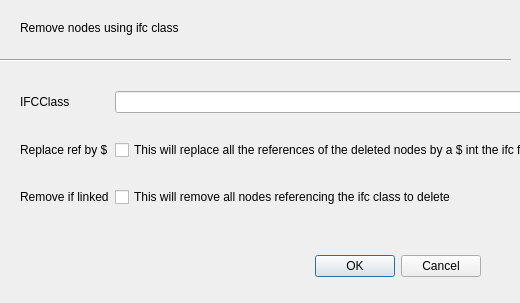
<?xml version="1.0" encoding="UTF-8"?>
<ui version="4.0">
 <class>RemoveBytypeDialog</class>
 <widget class="QDialog" name="RemoveBytypeDialog">
  <property name="geometry">
   <rect>
    <x>0</x>
    <y>0</y>
    <width>520</width>
    <height>303</height>
   </rect>
  </property>
  <property name="windowTitle">
   <string>Remove nodes by ifc class</string>
  </property>
  <widget class="QDialogButtonBox" name="buttonBox">
   <property name="geometry">
    <rect>
     <x>140</x>
     <y>250</y>
     <width>341</width>
     <height>32</height>
    </rect>
   </property>
   <property name="orientation">
    <enum>Qt::Horizontal</enum>
   </property>
   <property name="standardButtons">
    <set>QDialogButtonBox::Cancel|QDialogButtonBox::Ok</set>
   </property>
  </widget>
  <widget class="QLabel" name="label">
   <property name="geometry">
    <rect>
     <x>20</x>
     <y>20</y>
     <width>271</width>
     <height>16</height>
    </rect>
   </property>
   <property name="text">
    <string>Remove nodes using ifc class</string>
   </property>
  </widget>
  <widget class="Line" name="line">
   <property name="geometry">
    <rect>
     <x>0</x>
     <y>50</y>
     <width>511</width>
     <height>20</height>
    </rect>
   </property>
   <property name="orientation">
    <enum>Qt::Horizontal</enum>
   </property>
  </widget>
  <widget class="QWidget" name="gridLayoutWidget">
   <property name="geometry">
    <rect>
     <x>20</x>
     <y>70</y>
     <width>548</width>
     <height>161</height>
    </rect>
   </property>
   <layout class="QGridLayout" name="gridLayout_2">
    <item row="1" column="1">
     <widget class="QCheckBox" name="checkBox">
      <property name="text">
       <string>This will replace all the references of the deleted nodes by a $ int the ifc file</string>
      </property>
     </widget>
    </item>
    <item row="1" column="0">
     <widget class="QLabel" name="label_3">
      <property name="text">
       <string>Replace ref by $</string>
      </property>
     </widget>
    </item>
    <item row="0" column="0">
     <widget class="QLabel" name="label_2">
      <property name="text">
       <string>IFCClass</string>
      </property>
     </widget>
    </item>
    <item row="0" column="1">
     <widget class="QLineEdit" name="ifcclass"/>
    </item>
    <item row="2" column="0">
     <widget class="QLabel" name="label_4">
      <property name="text">
       <string>Remove if linked</string>
      </property>
     </widget>
    </item>
    <item row="2" column="1">
     <widget class="QCheckBox" name="checkBox_2">
      <property name="text">
       <string>This will remove all nodes referencing the ifc class to delete </string>
      </property>
     </widget>
    </item>
   </layout>
  </widget>
 </widget>
 <resources/>
 <connections>
  <connection>
   <sender>buttonBox</sender>
   <signal>accepted()</signal>
   <receiver>RemoveBytypeDialog</receiver>
   <slot>accept()</slot>
   <hints>
    <hint type="sourcelabel">
     <x>248</x>
     <y>254</y>
    </hint>
    <hint type="destinationlabel">
     <x>157</x>
     <y>274</y>
    </hint>
   </hints>
  </connection>
  <connection>
   <sender>buttonBox</sender>
   <signal>rejected()</signal>
   <receiver>RemoveBytypeDialog</receiver>
   <slot>reject()</slot>
   <hints>
    <hint type="sourcelabel">
     <x>316</x>
     <y>260</y>
    </hint>
    <hint type="destinationlabel">
     <x>286</x>
     <y>274</y>
    </hint>
   </hints>
  </connection>
 </connections>
</ui>
